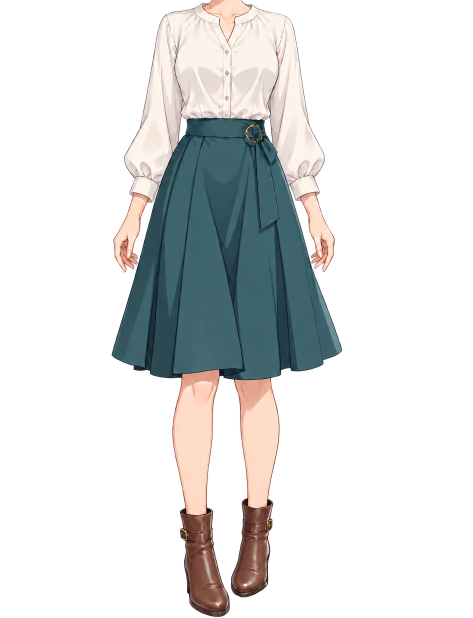
#> input picture Sample/limb_pose_trial_20261001/original_body.png, 945 x 1236 px (shown at 1/2 size)
$ python split_parts.py
#> lines starting #> are read from the running program, lines starting #| are printed output that depends on the picture; after the words box and inside, x2 and y2 are one past the last pixel; in counts of white or black regions, pixels touching at a corner belong together
"""Source-specific original-pixel partition; no redrawing or resampling.

The bent arm is reused from the already accepted approach-1 image. This trial
tests fixed torso + independently switchable limbs, not new limb generation.
"""
from pathlib import Path
import hashlib
import json
from collections import deque
import numpy as np
from PIL import Image, ImageDraw

P=Path(__file__).resolve().parent
W,H=1024,1536
def canvas(file,origin):
#> called with file = 'original_body.png', origin = (65, 274)
    out=Image.new('RGBA',(W,H))
#> out: PIL image 1024x1536 RGBA; every value is 0
    out.paste(Image.open(P/file).convert('RGBA'),origin)
    return np.array(out)
source=canvas('original_body.png',(65,274))
pose=canvas('accepted_pose_body.png',(109,274))
#> call 2 of canvas, with file = 'accepted_pose_body.png', origin = (109, 274)
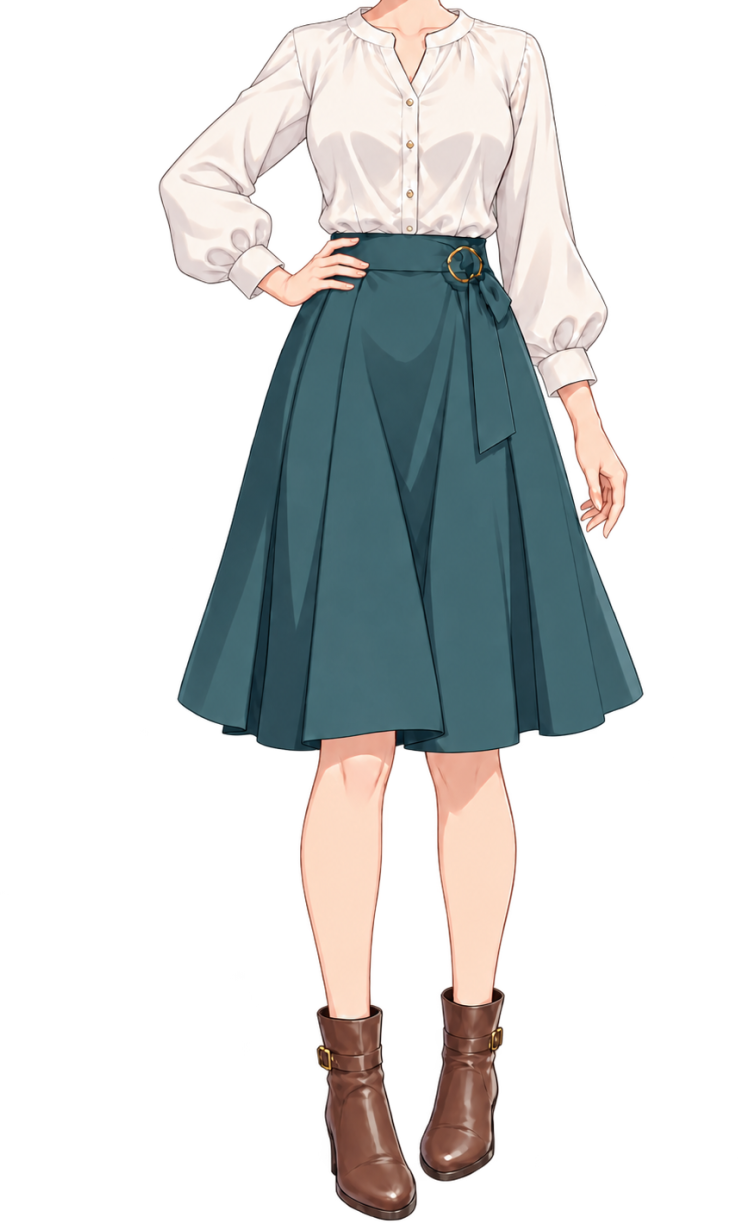
#> input picture Sample/limb_pose_trial_20261001/accepted_pose_body.png, 738 x 1223 px
def poly(points):
    im=Image.new('L',(W,H))
#> im: PIL image 1024x1536 L; every value is 0
    ImageDraw.Draw(im).polygon(points,fill=255)
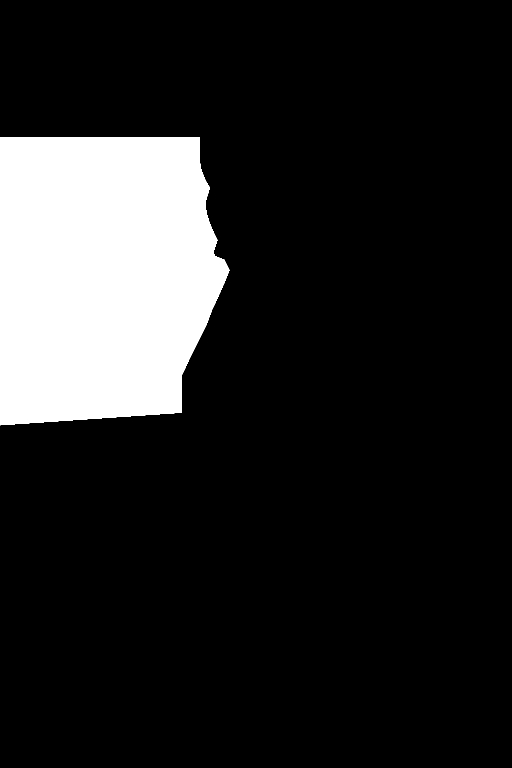
#> im: PIL image 1024x1536 L (shown at 1/2 size); 14.6% white; 1 white region, box (x1, y1, x2, y2) and area: (0, 274, 459, 851) 229893
    return np.array(im)>0

# Armhole seams measured on the original blouse, in canvas pixels.
left_seam=[(398,299),(398,318),(402,340),(410,360),(419,375),
           (414,391),(410,405),(412,424),(418,444),(426,463),
           (434,480),(429,495),(426,504)]
right_seam=[(635,301),(632,320),(630,340),(624,362),(620,380),
            (624,397),(625,414),(619,435),(610,456),(602,478),
            (605,495),(608,505)]
left=poly([(0,274),(398,274)]+left_seam+[(430,512),(448,519),
          (458,540),(448,565),(437,590),(423,620),(412,650),
          (394,685),(377,720),(363,750),(363,825),(0,850)])
right=poly([(635,274),(1023,274),(1023,850),(655,830),
           (644,741),(635,700),(638,675),(632,649),(618,618),
           (609,590),(601,568),(598,545),(605,512)]+list(reversed(right_seam)))
#> in poly (call 2), `ImageDraw.Draw(im).polygon(points,fill=255)`: im: PIL image 1024x1536 L; 14.3% white; 1 white region, box (x1, y1, x2, y2) and area: (598, 274, 1024, 851) 225438
rgb=source[:,:,:3].astype(np.int16)
yy,xx=np.indices((H,W))
# At the sleeve/skirt overlap keep teal cloth in the fixed torso. This color
# rule is restricted to this reviewed source and these already defined regions.
teal=(rgb[:,:,2]-rgb[:,:,0]>5)&(rgb[:,:,1]-rgb[:,:,0]>8)
#> teal: shape (1536, 1024) bool; 12.6% white; 93 white regions (91 under 20 px), largest, box (x1, y1, x2, y2) and area: (212, 510, 830, 1056) 196733, (558, 525, 588, 557) 644
left &= ~((yy>=508)&teal)
#> left: shape (1536, 1024) bool; 14.2% white; 3 white regions (2 under 20 px), largest, box (x1, y1, x2, y2) and area: (0, 274, 439, 851) 222713
right &= ~((yy>=508)&teal)
#> right: shape (1536, 1024) bool; 13.9% white; 2 white regions (1 under 20 px), largest, box (x1, y1, x2, y2) and area: (598, 274, 1024, 851) 218989
# Legs start at the visible skin under the skirt hem; preserve skirt contour.
leg_region=(yy>=1000)&(yy<1536)&(xx>=380)&(xx<=650)
warm=(rgb[:,:,0]-rgb[:,:,2]>8)
#> warm: shape (1536, 1024) bool; 25.1% white; 370 white regions (365 under 20 px), largest, box (x1, y1, x2, y2) and area: (265, 1013, 759, 1510) 199961, (172, 274, 858, 841) 193845, (555, 522, 591, 560) 292, (285, 444, 289, 453) 22, (309, 1406, 314, 1414) 22
legs=leg_region&((yy>=1050)|warm)
#> legs: shape (1536, 1024) bool; 8.7% white; 1 white region, box (x1, y1, x2, y2) and area: (380, 1013, 651, 1536) 136850
left_leg=legs&(xx<525)
#> left_leg: shape (1536, 1024) bool; 4.7% white; 1 white region, box (x1, y1, x2, y2) and area: (380, 1013, 525, 1536) 73806
right_leg=legs&~left_leg
#> right_leg: shape (1536, 1024) bool; 4% white; 1 white region, box (x1, y1, x2, y2) and area: (525, 1030, 651, 1536) 63044
left &= ~legs
right &= ~legs & ~left
torso=~(left|right|legs)
#> torso: shape (1536, 1024) bool; 63.2% white; 6 black regions (3 under 20 px), largest, box (x1, y1, x2, y2) and area: (0, 274, 439, 851) 222713, (598, 274, 1024, 851) 218989, (380, 1013, 651, 1536) 136850
masks={'torso':torso,'right_arm_original':left,'left_arm_original':right,
       'right_leg_original':left_leg,'left_leg_original':right_leg}

# Keep the bent sleeve through its armhole, and isolate the warm-colored hand
# where it overlays the teal skirt. The opposite arm, blouse and belt are excluded.
bent_region=poly([(0,274),(398,274)]+left_seam[:7]+[
    (414,416),(403,430),(399,446),(399,500),(399,590),(0,590)])
#> in poly (call 3), `ImageDraw.Draw(im).polygon(points,fill=255)`: im: PIL image 1024x1536 L; 8.1% white; 1 white region, box (x1, y1, x2, y2) and area: (0, 274, 420, 591) 127917
prgb=pose[:,:,:3].astype(np.int16)
hand_region=(xx>=370)&(xx<=480)&(yy>=510)&(yy<=587)
skin=(prgb[:,:,0]-prgb[:,:,1]>14)|(prgb[:,:,0]-prgb[:,:,2]>32)
#> skin: shape (1536, 1024) bool; 6.2% white; 459 white regions (377 under 20 px), largest, box (x1, y1, x2, y2) and area: (406, 1004, 529, 1497) 35067, (526, 1023, 629, 1458) 29371, (660, 639, 740, 816) 6260
bent=bent_region|(hand_region&skin)
#> bent: shape (1536, 1024) bool; 8.3% white; 1 white region, box (x1, y1, x2, y2) and area: (0, 274, 478, 591) 130865
bent &= (pose[:,:,3]>0)
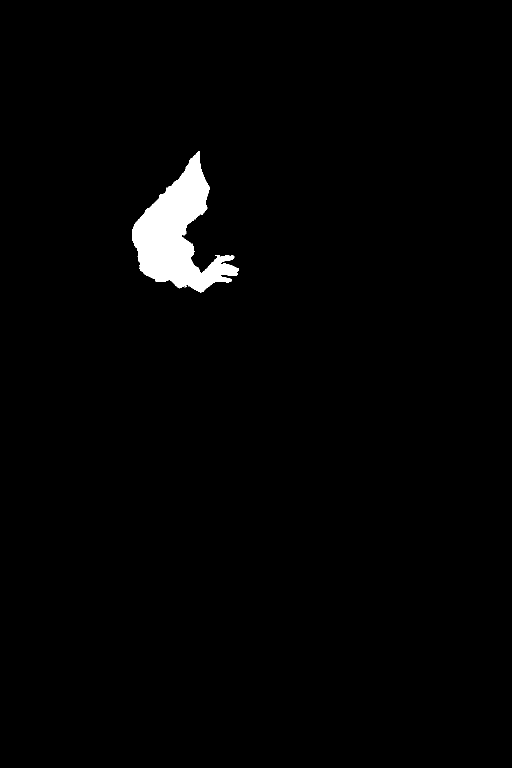
#> bent: shape (1536, 1024) bool (shown at 1/2 size); 1.7% white; 1 white region, box (x1, y1, x2, y2) and area: (264, 302, 478, 586) 26282
# Keep the connected arm and hand, excluding isolated warm fragments of blouse
# or source alpha debris caught by the bounded skin-color test.
pending=bent.copy(); largest=[]
for sy,sx in zip(*np.where(bent)):
    if not pending[sy,sx]: continue
    queue=deque([(int(sy),int(sx))]); pending[sy,sx]=False; component=[]
    while queue:
        y,x=queue.popleft(); component.append((y,x))
        for ny in range(max(0,y-1),min(H,y+2)):
            for nx in range(max(0,x-1),min(W,x+2)):
                if pending[ny,nx]:
                    pending[ny,nx]=False; queue.append((ny,nx))
    if len(component)>len(largest): largest=component
#> this loop made 26282 passes
#> (sy, sx) on passes 1 to 12: (302, 396), (302, 397), (302, 398), (303, 396), (303, 397), (303, 398), (304, 395), (304, 396), (304, 397), (304, 398), (305, 394), (305, 395)
bent[:]=False
for y,x in largest: bent[y,x]=True
#> this loop made 26282 passes
# Bright fingernail/highlight pixels enclosed by the selected hand are part of
# the hand, not transparent background. Open gaps between fingers stay empty.
local=bent[507:588,370:481].copy()
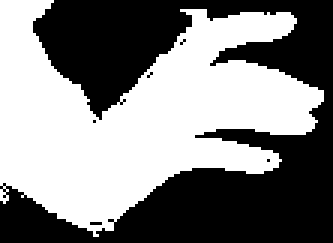
#> local: shape (81, 111) bool (shown 3 times larger); 51.4% white; 6 black regions (5 under 20 px), largest, box (x1, y1, x2, y2) and area: (0, 0, 111, 81) 4359
visited=np.zeros_like(local)
for sy,sx in zip(*np.where(~local)):
    if visited[sy,sx]: continue
    queue=deque([(int(sy),int(sx))]); visited[sy,sx]=True
    component=[]; touches_boundary=False
    while queue:
        cy,cx=queue.popleft(); component.append((cy,cx))
        if cy in (0,local.shape[0]-1) or cx in (0,local.shape[1]-1): touches_boundary=True
        for ny,nx in ((cy-1,cx),(cy+1,cx),(cy,cx-1),(cy,cx+1)):
            if 0<=ny<local.shape[0] and 0<=nx<local.shape[1] and not local[ny,nx] and not visited[ny,nx]:
                visited[ny,nx]=True; queue.append((ny,nx))
    if not touches_boundary and len(component)<=40:
        for cy,cx in component:
            if pose[cy+507,cx+370,3]>0: bent[cy+507,cx+370]=True
#> this loop made 4369 passes
#> bent: shape (1536, 1024) bool; 1.7% white; 1 white region, box (x1, y1, x2, y2) and area: (264, 302, 478, 586) 26296
by,bx=np.where(bent)
assert bx.max()<=480 and by.max()<590 and by.min()>=274
assert int(bent.sum())<50000, 'Arm mask contains unrelated body regions'

parts={}
for name,mask in masks.items():
    out=source.copy(); out[~mask]=0
    parts[name]=out
#> this loop made 5 passes
#> out: shape (1536, 1024, 4)
#> after the loop, parts = 5 items
out=pose.copy(); out[~bent]=0
#> after `out[~bent] = 0`:
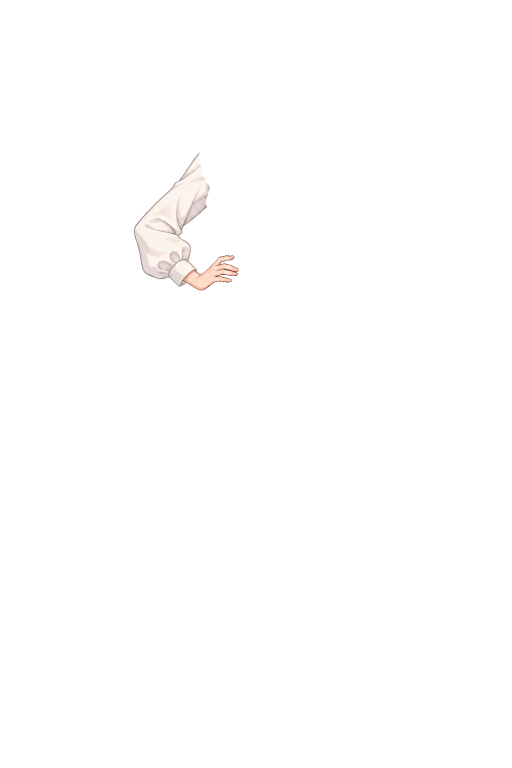
#> out: shape (1536, 1024, 4) (shown at 1/2 size); mean of channels 0, 1, 2, 3 3.8, 3.6, 3.5, 3.8; transparent parts drawn white
parts['right_arm_hip']=out
for name,out in parts.items():
    Image.fromarray(out).save(P/(name+'.png'))
#> this loop made 6 passes

visible=source[:,:,3]>0
#> visible: shape (1536, 1024) bool; 21.7% white; 50 white regions (49 under 20 px), largest, box (x1, y1, x2, y2) and area: (286, 274, 752, 1510) 341625
partition=sum((parts[n][:,:,3]>0).astype(np.uint8) for n in masks)
assert np.array_equal(partition,visible.astype(np.uint8))
original=Image.new('RGBA',(W,H))
for name in masks:
    original=Image.alpha_composite(original,Image.fromarray(parts[name]))
joined=np.array(original)
assert np.array_equal(joined[:,:,3],source[:,:,3])
assert np.array_equal(joined[visible],source[visible])
trial=Image.new('RGBA',(W,H))
for name in ['torso','right_leg_original','left_leg_original','left_arm_original','right_arm_hip']:
    trial=Image.alpha_composite(trial,Image.fromarray(parts[name]))
trial.save(P/'trial_composite.png')
original.save(P/'original_recomposed.png')
def checker():
    val=np.where((xx//16+yy//16)%2,190,225).astype(np.uint8)
    return Image.fromarray(np.stack([val,val,val,np.full_like(val,255)],axis=2))
qa=Image.new('RGB',(1536,800),'white')
#> qa: PIL image 1536x800 RGB; every value is 255
d=ImageDraw.Draw(qa)
for i,(label,im) in enumerate([('ORIGINAL',original),('FIXED TORSO',Image.fromarray(parts['torso'])),('ARM SWAP',trial)]):
    qa.paste(Image.alpha_composite(checker(),im).resize((512,768)),(i*512,32))
    d.text((i*512+12,10),label,fill='black')
#> this loop made 3 passes
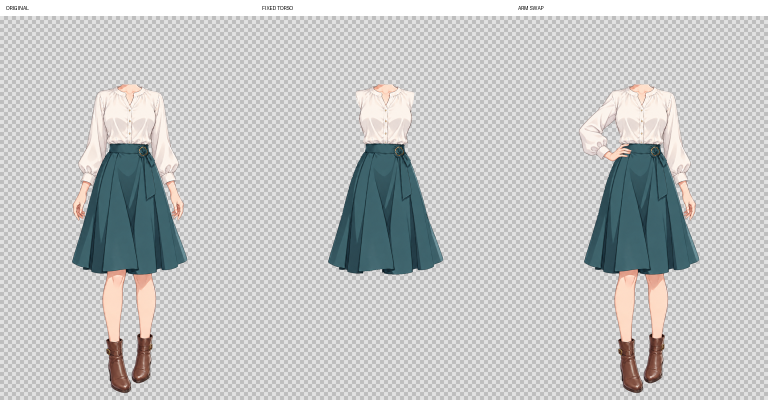
#> qa: PIL image 1536x800 RGB (shown at 1/2 size); mean R, G, B 195.3, 197, 197
qa.save(P/'parts_trial_review.png')
for name in ('torso','right_arm_original','left_arm_original','right_arm_hip'):
    Image.alpha_composite(checker(),Image.fromarray(parts[name])).crop((230,285,770,850)).resize((810,848)).save(P/(name+'_review.png'))
#> this loop made 4 passes
#> pass 2, `Image.alpha_composite(checker(),Image.fromarray(parts[name])).crop((23..`:
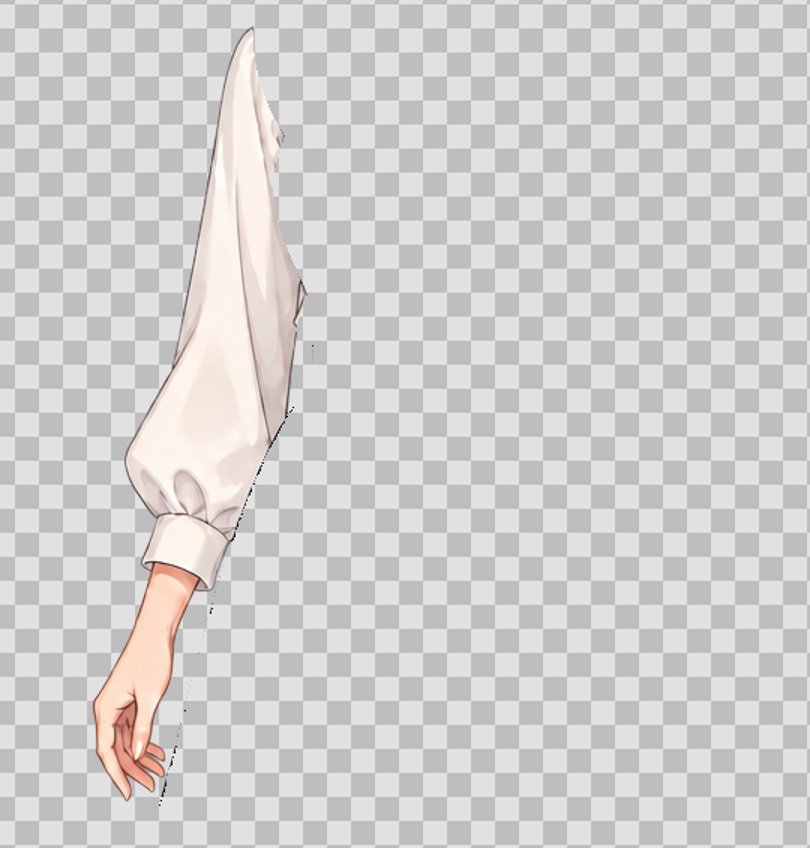
#> saved as right_arm_original_review.png: PIL image 810x848 RGBA; mean R, G, B, A 209.7, 208.1, 207.3, 255
record={
 'method':'source-specific original-pixel partition; accepted generated arm reuse',
 'source_sha256':hashlib.sha256((P/'original_body.png').read_bytes()).hexdigest(),
 'accepted_pose_sha256':hashlib.sha256((P/'accepted_pose_body.png').read_bytes()).hexdigest(),
 'source_canvas':[W,H], 'armhole_left':left_seam,'armhole_right':right_seam,
 'original_recomposition_visible_rgba_exact':True,
 'parts':{n:{'alpha_bbox':Image.fromarray(a).getchannel('A').getbbox(),'visible_pixels':int((a[:,:,3]>0).sum()),'sha256':hashlib.sha256((P/(n+'.png')).read_bytes()).hexdigest()} for n,a in parts.items()},
 'limitations':['Visible original limbs only; hidden upper thighs and sleeves under the skirt are not reconstructed.','Arm pose is reused from approach 1, not independently regenerated.','Source-specific masks and coordinates must not be reused on a different illustration.']
}
(P/'partition_verification.json').write_text(json.dumps(record,ensure_ascii=False,indent=2)+'\n',encoding='utf-8')
print('Exact original recomposition verified. Inspect torso and shoulder joins before import.')
